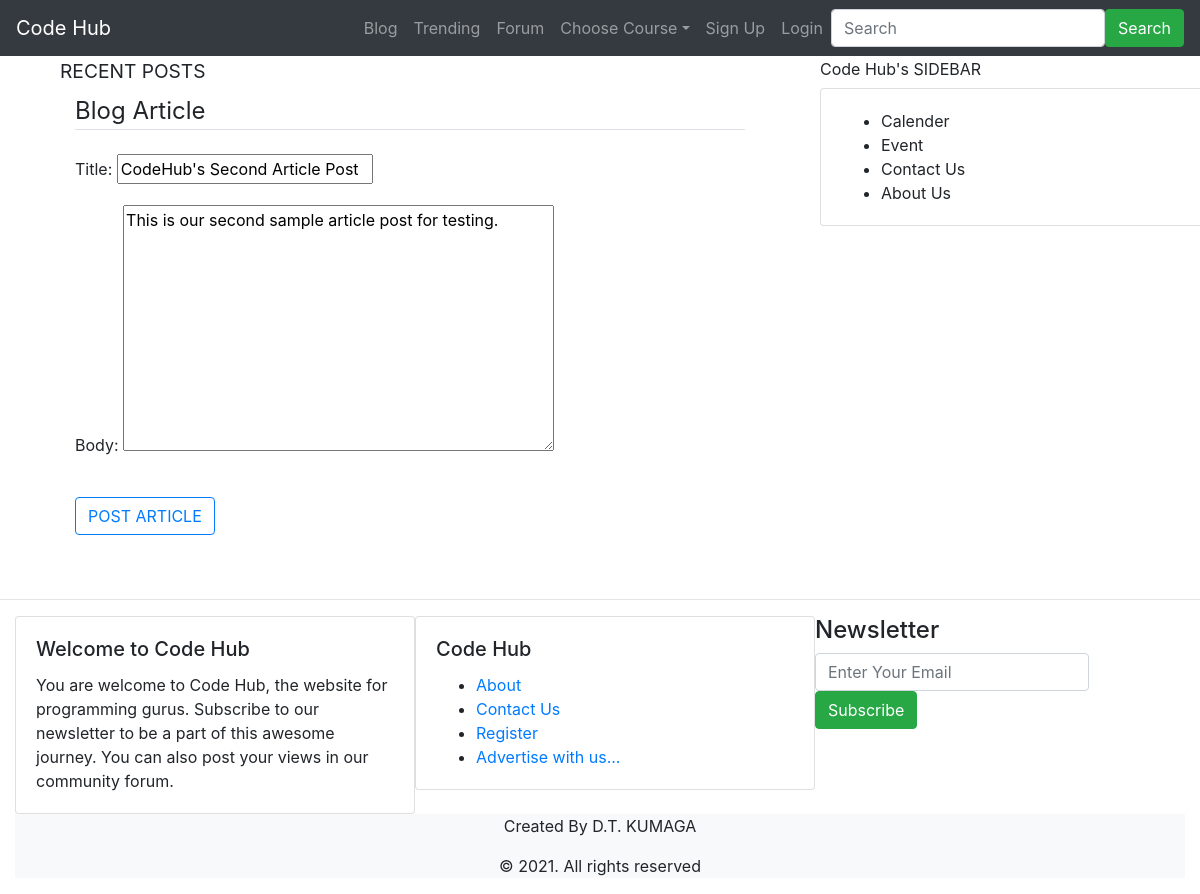
The app's page /article/2/update (signed in) with its own data.
### codehub/models.py (models this page shows, shortened)
class Articles(models.Model):
    title = models.CharField(max_length=100)
    body = models.TextField()
    author = models.ForeignKey(User, on_delete=models.CASCADE)
    date = models.DateTimeField(default=timezone.now)

### codehub/views.py (the view, shortened to what this page needs)
# urls.py: path('article/<int:pk>/update', ArticlesUpdateView.as_view(), name='Update'),
class ArticlesUpdateView(LoginRequiredMixin, UserPassesTestMixin, UpdateView):
    model = Articles
    fields = ['title', 'body']
    def test_func(self):
        articles = self.get_object()
        if self.request.user == articles.author:
            return True
        return False

### codehub/templates/codehub/articles_form.html (shortened to what this page needs)
{% extends "codehub/base.html" %}
{% block content %}
    <div class="container">
        <form method="POST">
            <fieldset class="form-group">
                <legend class="border-bottom mb-4">Blog Article</legend>
                {{ form.as_p }}
            </fieldset>
            <div class="form-group">
                <button class="btn btn-outline-primary" type="submit">POST ARTICLE</button>
            </div>
        </form>
    </div>
{% endblock %}

### records on screen
Articles: title "CodeHub's Second Article Post", body "This is our second sample article post for testing."
